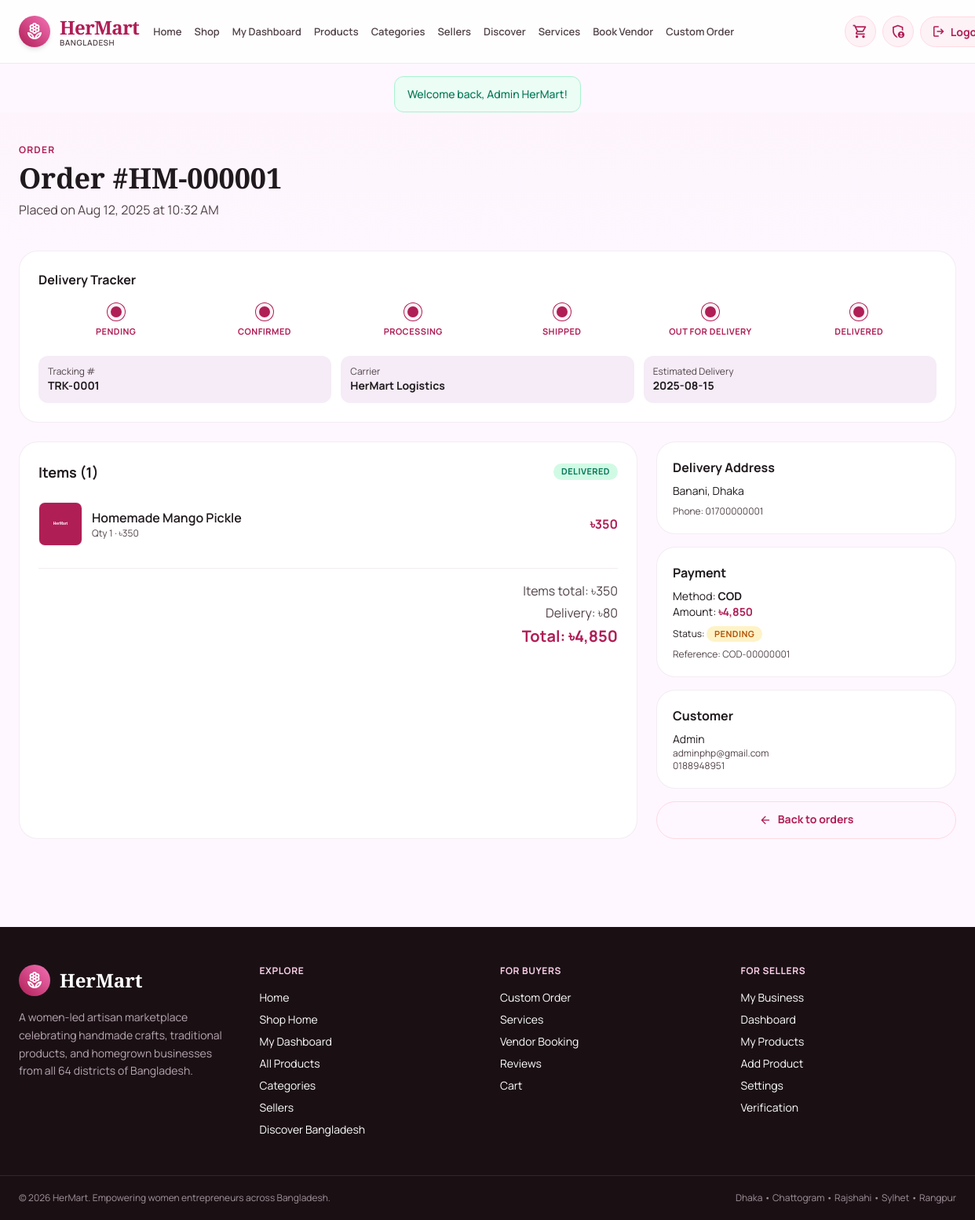
The app's page /customer/order-details.php?id=1 (signed in) with its own data.
### tables this page shows
CREATE TABLE `orders` (
  `id` int(11) NOT NULL,
  `order_number` varchar(40) NOT NULL,
  `customer_id` int(11) DEFAULT NULL,
  `total_amount` decimal(12,2) NOT NULL DEFAULT 0.00,
  `shipping_address` varchar(500) DEFAULT NULL,
  `district` varchar(80) DEFAULT NULL,
  `upazila` varchar(80) DEFAULT NULL,
  `phone` varchar(30) DEFAULT NULL,
  `notes` text DEFAULT NULL,
  `payment_method` enum('cod','bkash','nagad','card','bank') NOT NULL DEFAULT 'cod',
  `payment_status` enum('pending','paid','failed','refunded') NOT NULL DEFAULT 'pending',
  `order_status` enum('pending','confirmed','processing','shipped','out_for_delivery','delivered','cancelled') NOT NULL DEFAULT 'pending',
  `created_at` timestamp NOT NULL DEFAULT current_timestamp(),
  `updated_at` timestamp NOT NULL DEFAULT current_timestamp() ON UPDATE current_timestamp()
);

CREATE TABLE `deliveries` (
  `id` int(11) NOT NULL,
  `order_id` int(11) NOT NULL,
  `customer_id` int(11) DEFAULT NULL,
  `address` varchar(500) DEFAULT NULL,
  `district` varchar(80) DEFAULT NULL,
  `upazila` varchar(80) DEFAULT NULL,
  `tracking_number` varchar(60) DEFAULT NULL,
  `carrier` varchar(80) DEFAULT 'HerMart Logistics',
  `status` enum('pending','confirmed','processing','shipped','out_for_delivery','delivered','cancelled') NOT NULL DEFAULT 'pending',
  `estimated_delivery` date DEFAULT NULL,
  `delivered_at` datetime DEFAULT NULL,
  `created_at` timestamp NOT NULL DEFAULT current_timestamp(),
  `updated_at` timestamp NOT NULL DEFAULT current_timestamp() ON UPDATE current_timestamp()
);

CREATE TABLE `order_items` (
  `id` int(11) NOT NULL,
  `order_id` int(11) NOT NULL,
  `product_id` int(11) DEFAULT NULL,
  `seller_id` int(11) DEFAULT NULL,
  `product_name` varchar(180) NOT NULL,
  `quantity` int(11) NOT NULL DEFAULT 1,
  `unit_price` decimal(10,2) NOT NULL DEFAULT 0.00,
  `subtotal` decimal(10,2) NOT NULL DEFAULT 0.00
);

CREATE TABLE `payments` (
  `id` int(11) NOT NULL,
  `order_id` int(11) NOT NULL,
  `payment_method` enum('cod','bkash','nagad','card','bank') NOT NULL DEFAULT 'cod',
  `amount` decimal(12,2) NOT NULL DEFAULT 0.00,
  `transaction_reference` varchar(120) DEFAULT NULL,
  `payment_status` enum('pending','paid','failed','refunded') NOT NULL DEFAULT 'pending',
  `paid_at` datetime DEFAULT NULL,
  `created_at` timestamp NOT NULL DEFAULT current_timestamp()
);

CREATE TABLE `users` (
  `id` int(11) NOT NULL,
  `name` varchar(120) NOT NULL,
  `email` varchar(150) NOT NULL,
  `phone` varchar(30) DEFAULT NULL,
  `password_hash` varchar(255) NOT NULL,
  `role` enum('customer','seller','admin') NOT NULL DEFAULT 'customer',
  `status` enum('active','inactive','suspended') NOT NULL DEFAULT 'active',
  `address` varchar(255) DEFAULT NULL,
  `profile_image` varchar(255) DEFAULT NULL,
  `created_at` timestamp NOT NULL DEFAULT current_timestamp(),
  `updated_at` timestamp NOT NULL DEFAULT current_timestamp() ON UPDATE current_timestamp()
);

### includes/functions.php (called while the page is built, shortened)
<?php
require_once __DIR__ . '/db.php';
function user_by_id($id) {
    return db_select_one(
        "SELECT id, name, email, phone, role, status, address, created_at FROM users WHERE id = ? LIMIT 1",
        'i',
        [$id]
    );
}
function status_pill_class($status, $type = 'order') {
    if ($type === 'order') {
        return match($status) {
            'pending'          => 'bg-amber-100 text-amber-700',
            'confirmed'        => 'bg-sky-100 text-sky-700',
            'processing'       => 'bg-indigo-100 text-indigo-700',
            'shipped'          => 'bg-blue-100 text-blue-700',
            'out_for_delivery' => 'bg-purple-100 text-purple-700',
            'delivered'        => 'bg-emerald-100 text-emerald-700',
            'cancelled'        => 'bg-red-100 text-red-700',
            default            => 'bg-gray-100 text-gray-700',
        };
    }
    if ($type === 'payment') {
        return match($status) {
            'paid'     => 'bg-emerald-100 text-emerald-700',
            'pending'  => 'bg-amber-100 text-amber-700',
            'failed'   => 'bg-red-100 text-red-700',
            'refunded' => 'bg-purple-100 text-purple-700',
            default    => 'bg-gray-100 text-gray-700',
        };
    }
    return 'bg-gray-100 text-gray-700';
}
function format_status_label($status) {
    return h(ucwords(str_replace('_', ' ', (string)$status)));
}
function site_asset_url($path) {
    $script_path = str_replace('\\', '/', $_SERVER['SCRIPT_NAME'] ?? '');
    $script_dir = dirname($script_path);
    if (preg_match('#/(customer|seller|admin)$#', $script_dir)) {
        $script_dir = dirname($script_dir);
    }
    $base = rtrim($script_dir, '/.');
    return ($base === '' ? '' : $base) . '/' . ltrim($path, '/');
}
function product_image_fallback() {
    return site_asset_url('assets/images/hermart-placeholder.svg');
}
function site_image_url($name, $fallback = null) {
    $img = trim((string)$name);
    $fallback = $fallback ?? product_image_fallback();
    $relative_path = ltrim(str_replace('\\', '/', $img), '/');
    if (strpos($relative_path, '/') === false) {
        $relative_path = 'assets/images/' . $relative_path;
    }
    $root = realpath(dirname(__DIR__));
    $file = $root . DIRECTORY_SEPARATOR . str_replace('/', DIRECTORY_SEPARATOR, $relative_path);
    $resolved = realpath($file);
    if (!$resolved || !is_file($resolved) || strpos($resolved, $root . DIRECTORY_SEPARATOR) !== 0) {
        return $fallback;
    }
    return site_asset_url($relative_path);
}
function site_image_attrs($name) {
    return 'src="' . h(site_image_url($name)) . '" data-image-fallback="' . h(product_image_fallback()) . '" onerror="this.onerror=null;this.src=this.dataset.imageFallback"';
}
function product_image_attrs($name) {
    return site_image_attrs($name);
}
function money_tk($amount) {
    return '৳' . number_format((float)$amount, 0);
}
    ?>
    <?php
function safe_int($v, $default = 0) {
    return is_numeric($v) ? (int)$v : $default;
}

### includes/db.php (called while the page is built, shortened)
<?php
$host = DB_HOST;
$user = DB_USER;
$pass = DB_PASS;
$db   = DB_NAME;
$port = DB_PORT;
$conn = @new mysqli($host, $user, $pass, $db, $port);
$db_ready = !$conn->connect_error;
function db_select($sql, $types = '', $params = []) {
    global $conn, $db_ready;
    $stmt = $conn->prepare($sql);
    if ($types !== '' && count($params) > 0) {
        $refs = [];
        foreach ($params as $k => $v) {
            $refs[$k] = &$params[$k];
        }
        array_unshift($refs, $types);
        call_user_func_array([$stmt, 'bind_param'], $refs);
    }
    if (!$stmt->execute()) {
        error_log('[HerMart] db_select execute failed: ' . $stmt->error . ' | SQL: ' . $sql);
        $stmt->close();
        return [];
    }
    $res = $stmt->get_result();
    $rows = $res ? $res->fetch_all(MYSQLI_ASSOC) : [];
    return $rows;
}
function db_select_one($sql, $types = '', $params = []) {
    $rows = db_select($sql, $types, $params);
    return $rows[0] ?? null;
}
function h($str) {
    return htmlspecialchars((string)$str, ENT_QUOTES, 'UTF-8');
}

### customer/order-details.php (the view, shortened to what this page needs)
<?php
$order_id = safe_int($_GET['id'] ?? 0);
$order = $order_id > 0 ? db_select_one(
    "SELECT * FROM orders WHERE id = ?",
    'i', [$order_id]
) : null;
    ?>
    <?php
$items = db_select(
    "SELECT oi.*, p.image FROM order_items oi
     LEFT JOIN products p ON p.id = oi.product_id
     WHERE oi.order_id = ? ORDER BY oi.id ASC",
    'i', [$order_id]
);
$payment = db_select_one("SELECT * FROM payments WHERE order_id = ? ORDER BY id DESC LIMIT 1", 'i', [$order_id]);
$delivery = db_select_one("SELECT * FROM deliveries WHERE order_id = ? ORDER BY id DESC LIMIT 1", 'i', [$order_id]);
$customer = $order['customer_id'] ? user_by_id((int)$order['customer_id']) : null;
$steps = ['pending','confirmed','processing','shipped','out_for_delivery','delivered'];
$currentIdx = array_search($order['order_status'], $steps);
include __DIR__ . '/../includes/header.php';
?>
<section class="bg-gradient-to-b from-primary-light/40 to-transparent">
  <div class="max-w-7xl mx-auto px-4 md:px-6 py-10">
    <p class="text-xs uppercase tracking-widest font-bold text-primary">Order</p>
    <h1 class="font-serif text-3xl md:text-4xl font-bold mt-2">Order #<?= h($order['order_number']) ?></h1>
    <p class="text-on-surface-variant mt-2">
      Placed on <?= h(date('M j, Y \a\t g:i A', strtotime($order['created_at']))) ?>
    </p>
  </div>
</section>
<section class="max-w-7xl mx-auto px-4 md:px-6 pb-12 space-y-6">
  <?php if ($order['order_status'] !== 'cancelled'): ?>
  <div class="bg-white rounded-3xl border border-outline/40 p-6">
    <h2 class="font-bold mb-3">Delivery Tracker</h2>
    <div class="hm-tracker">
      <?php foreach ($steps as $i => $step): ?>
        <div class="hm-tracker-step <?= $i <= $currentIdx ? 'is-done' : '' ?>">
          <?= h(ucwords(str_replace('_',' ', $step))) ?>
        </div>
      <?php endforeach; ?>
    </div>
    <?php if ($delivery): ?>
      <div class="mt-4 grid sm:grid-cols-3 gap-3 text-sm">
        <div class="bg-surface-dim rounded-xl p-3">
          <div class="text-xs text-on-surface-variant">Tracking #</div>
          <div class="font-bold"><?= h($delivery['tracking_number']) ?></div>
        </div>
        <div class="bg-surface-dim rounded-xl p-3">
          <div class="text-xs text-on-surface-variant">Carrier</div>
          <div class="font-bold"><?= h($delivery['carrier']) ?></div>
        </div>
        <div class="bg-surface-dim rounded-xl p-3">
          <div class="text-xs text-on-surface-variant">Estimated Delivery</div>
          <div class="font-bold"><?= h($delivery['estimated_delivery'] ?? '—') ?></div>
        </div>
      </div>
    <?php endif; ?>
  </div>
  <?php else: ?>
    <div class="bg-red-50 border border-red-200 text-red-700 rounded-2xl px-4 py-3 text-sm">
      This order was cancelled.
    </div>
  <?php endif; ?>
  <div class="grid lg:grid-cols-3 gap-6">
    <div class="lg:col-span-2 bg-white rounded-3xl border border-outline/40 p-6">
      <div class="flex items-center justify-between mb-3">
        <h2 class="font-bold text-lg">Items (<?= count($items) ?>)</h2>
        <span class="hm-pill <?= status_pill_class($order['order_status'], 'order') ?>">
          <?= format_status_label($order['order_status']) ?>
        </span>
      </div>
      <div class="divide-y divide-outline/40">
        <?php foreach ($items as $it): ?>
          <div class="py-3 flex items-center gap-3">
            <img <?= product_image_attrs($it['image']) ?> class="w-14 h-14 rounded-lg object-cover border border-outline/40" alt="">
            <div class="flex-1 min-w-0">
              <div class="font-semibold truncate"><?= h($it['product_name']) ?></div>
              <div class="text-xs text-on-surface-variant">Qty <?= (int)$it['quantity'] ?> · <?= money_tk($it['unit_price']) ?></div>
            </div>
            <div class="font-bold text-primary"><?= money_tk($it['subtotal']) ?></div>
          </div>
        <?php endforeach; ?>
      </div>
      <div class="mt-4 border-t border-outline/40 pt-4 text-base space-y-1 text-right">
        <div class="text-on-surface-variant">Items total: <?= money_tk(array_sum(array_column($items, 'subtotal'))) ?></div>
        <div class="text-on-surface-variant">Delivery: <?= money_tk(80) ?></div>
        <div class="text-xl font-bold text-primary">Total: <?= money_tk($order['total_amount']) ?></div>
      </div>
    </div>
    <div class="space-y-4">
      <div class="bg-white rounded-3xl border border-outline/40 p-5">
        <h3 class="font-bold mb-2">Delivery Address</h3>
        <p class="text-sm text-on-surface"><?= h($order['shipping_address']) ?></p>
        <p class="text-xs text-on-surface-variant mt-2">Phone: <?= h($order['phone']) ?></p>
      </div>
      <div class="bg-white rounded-3xl border border-outline/40 p-5">
        <h3 class="font-bold mb-2">Payment</h3>
        <p class="text-sm">Method: <strong><?= h(strtoupper($order['payment_method'])) ?></strong></p>
        <p class="text-sm">Amount: <strong class="text-primary"><?= money_tk($order['total_amount']) ?></strong></p>
        <p class="text-xs mt-2">Status:
          <span class="hm-pill <?= status_pill_class($order['payment_status'], 'payment') ?>"><?= format_status_label($order['payment_status']) ?></span>
        </p>
        <?php if ($payment): ?>
          <p class="text-xs text-on-surface-variant mt-2">Reference: <?= h($payment['transaction_reference']) ?></p>
        <?php endif; ?>
      </div>
      <?php if ($customer): ?>
        <div class="bg-white rounded-3xl border border-outline/40 p-5">
          <h3 class="font-bold mb-2">Customer</h3>
          <p class="text-sm"><?= h($customer['name']) ?></p>
          <p class="text-xs text-on-surface-variant"><?= h($customer['email']) ?></p>
          <p class="text-xs text-on-surface-variant"><?= h($customer['phone']) ?></p>
        </div>
      <?php endif; ?>
      <a href="orders.php" class="hm-btn hm-btn-outline w-full justify-center">
        <span class="material-symbols-outlined text-base">arrow_back</span>
        Back to orders
      </a>
    </div>
  </div>
</section>
<?php include __DIR__ . '/../includes/footer.php'; ?>

### assets/css/style.css (style rules this page uses)
html { scroll-behavior: smooth; }
body { -webkit-font-smoothing: antialiased; -moz-osx-font-smoothing: grayscale; font-family: 'Manrope', sans-serif; color: #201a1e; background: #fef7ff; }
.material-symbols-outlined { font-family: 'Material Symbols Outlined'; font-weight: normal; font-style: normal; font-size: 24px; line-height: 1; letter-spacing: normal; text-transform: none; display: inline-block; white-space: nowrap; word-wrap: normal; direction: ltr; font-feature-settings: 'liga'; -webkit-font-smoothing: antialiased; font-variation-settings: 'FILL' 0, 'wght' 400, 'GRAD' 0, 'opsz' 24; vertical-align: middle; }
button, .hm-btn { border-radius: 9999px; font-family: inherit; }
.hm-btn { display: inline-flex; align-items: center; justify-content: center; gap: 8px; padding: 11px 22px; border-radius: 9999px; font-weight: 700; font-size: 14px; border: 1px solid transparent; cursor: pointer; text-decoration: none; transition: all 0.15s ease; white-space: nowrap; line-height: 1.2; }
.hm-btn-outline { background: transparent; color: #b01e56; border-color: #ffd9e2; }
.hm-pill { display: inline-flex; align-items: center; padding: 2px 10px; border-radius: 9999px; font-size: 11px; font-weight: 700; text-transform: uppercase; letter-spacing: 0.04em; white-space: nowrap; }
.hm-tracker { display: flex; align-items: center; gap: 0; overflow-x: auto; padding: 6px 4px; }
.hm-tracker-step { flex: 1; min-width: 110px; text-align: center; position: relative; font-size: 11px; font-weight: 700; color: #999; text-transform: uppercase; letter-spacing: 0.04em; }
.hm-tracker-step::before { content: ''; display: block; width: 22px; height: 22px; margin: 0 auto 6px; border-radius: 9999px; background: #e2d3df; border: 4px solid #fdf2f6; box-shadow: 0 0 0 1px #e2d3df; }
.hm-tracker-step + .hm-tracker-step::after { content: ''; position: absolute; top: 11px; left: -50%; width: 100%; height: 2px; background: #e2d3df; z-index: -1; }
.hm-tracker-step.is-done { color: #b01e56; }
.hm-tracker-step.is-done::before { background: #b01e56; border-color: #fdf2f6; box-shadow: 0 0 0 1px #b01e56; }
.hm-tracker-step.is-done + .hm-tracker-step::after, .hm-tracker-step.is-done::after { background: #b01e56; }

### records on screen
orders: order_number "HM-000001", created_at "Aug 12, 2025 at 10:32 AM", payment_status "PENDING", order_status "DELIVERED", total_amount "৳4,850", shipping_address "Banani, Dhaka", phone "01700000001", payment_method "COD"
deliveries: tracking_number "TRK-0001", carrier "HerMart Logistics", estimated_delivery "2025-08-15"
order_items: product_name "Homemade Mango Pickle", quantity "1", unit_price "৳350", subtotal "৳350"
payments: transaction_reference "COD-00000001"
users: name "Admin", email "adminphp@gmail.com", phone "0188948951"

### other values on screen
$flash['message'] "Welcome back, Admin HerMart!"
str_replace('_',' ', $step) "CONFIRMED"
str_replace('_',' ', $step) "PROCESSING"
str_replace('_',' ', $step) "SHIPPED"
str_replace('_',' ', $step) "OUT FOR DELIVERY"
count($items) "1"
money_tk(array_sum(array_column($items, 'subtotal'))) "৳350"
money_tk(80) "৳80"
